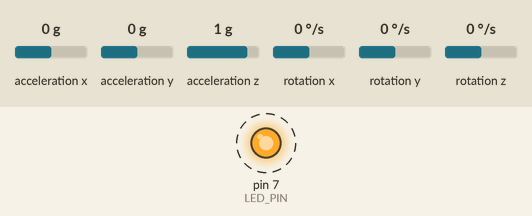
The sketch below on a simulated Arduino Uno, built with avr-gcc and run on an emulated ATmega328P. On the bench: output pins drawn as LEDs (lit = HIGH). Dashed ring = blinking. Inputs (shaded band) come from the test bench; at power-on: acceleration x 0 g, acceleration y 0 g, acceleration z 1 g, rotation x 0 °/s, rotation y 0 °/s, rotation z 0 °/s. No radio packets arrive unless stated.

Above: at 0.5 s.
Timing chart, 0 to 4.6 s (numbered marks = the images above):
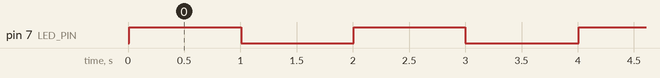

Measured:
- by itself, pin 7 (LED_PIN): alternates HIGH for 1.0 s and LOW for 1.0 s

The sketch:

standaloneTransmitter.ino
```cpp
#include "I2Cdev.h"
#include "MPU6050.h"

#include <SPI.h>
#include <nRF24L01.h>
#include <RF24.h>
#define CE_PIN   9
#define CSN_PIN 10

#if I2CDEV_IMPLEMENTATION == I2CDEV_ARDUINO_WIRE
    #include "Wire.h"
#endif

MPU6050 accelgyro;  // Create AccGyr
RF24 radio(CE_PIN, CSN_PIN); // Create a Radio
const uint64_t pipe = 0xE8E8F0F0E1LL; // Define the transmit pipe
int16_t packet[6];

#define LED_PIN 7
bool blinkState = false;

void setup() {
    // join I2C bus (I2Cdev library doesn't do this automatically)
    #if I2CDEV_IMPLEMENTATION == I2CDEV_ARDUINO_WIRE
        Wire.begin();
    #elif I2CDEV_IMPLEMENTATION == I2CDEV_BUILTIN_FASTWIRE
        Fastwire::setup(400, true);
    #endif


    radio.begin();
    radio.openWritingPipe(pipe);

    // configure Arduino LED for
    pinMode(LED_PIN, OUTPUT);
}

void loop() {
    accelgyro.getMotion6(&packet[0], &packet[1], &packet[2], &packet[3], &packet[4], &packet[5]);
    radio.write( packet, sizeof(packet) );


    // blink LED to indicate activity
    blinkState = (millis()/1000)%2 == 0;
    digitalWrite(LED_PIN, blinkState);
}
```
